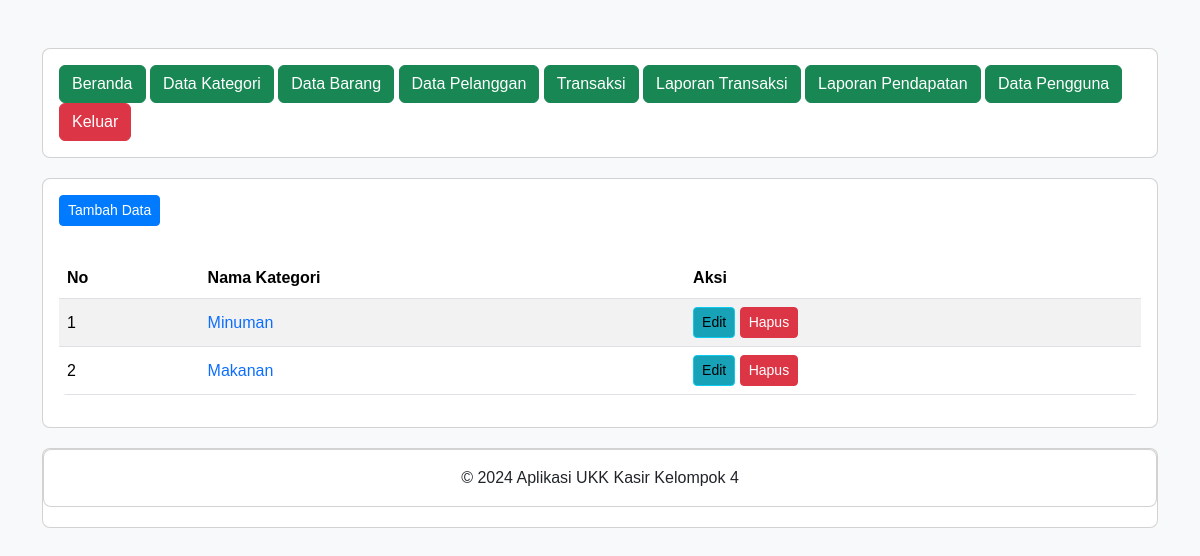
The page /view/data_kategori.php (signed in) on the database its author committed.
### tables this page shows
CREATE TABLE `kategori_produk` (
  `id_kategori` int(11) NOT NULL,
  `nama_kategori` varchar(255) NOT NULL
);

### logic/functions.php (called while the page is built, shortened)
<?php
function ambilDataCategory($mysqli)
{
    $query = "SELECT * FROM kategori_produk ORDER BY id_kategori DESC";
    $result = $mysqli->query($query);
    return $result;
}

### view/data_kategori.php (the view, shortened to what this page needs)
<?php
include "header.php";
include "navbar.php";
include '../koneksi.php';
include "../logic/functions.php";
try {
    $data = ambilDataCategory($mysqli);
} catch (Exception $e) {
    echo "Error: " . $e->getMessage();
    exit();
}
?>
<div class="card mt-2">
    <div class="card-body">
        <button type="button" class="btn btn-primary btn-sm" data-bs-toggle="modal" data-bs-target="#tambah-data">
            Tambah Data
        </button>
    </div>
    <div class="card-body">
        <table class="table table-striped">
            <thead>
                <tr>
                    <th>No</th>
                    <th>Nama Kategori</th>
                    <th>Aksi</th>
                </tr>
            </thead>
            <tbody>
                <?php
                $no = 1;
                while ($d = mysqli_fetch_array($data)) {
                ?>
                    <tr>
                        <td><?= $no++; ?></td>
                        <td>
                            <a href="produk_per_kategori.php?id_kategori=<?= $d['id_kategori']; ?>" class="text-decoration-none">
                                <?= ucwords($d['nama_kategori']); ?>
                            </a>
                        </td>
                        <td>
                            <button type="button" class="btn btn-info btn-sm" data-bs-toggle="modal" data-bs-target="#edit-data<?= $d['id_kategori']; ?>">Edit </button>
                            <button type="button" class="btn btn-danger btn-sm" data-bs-toggle="modal" data-bs-target="#hapus-data<?= $d['id_kategori']; ?>">Hapus</button>
                        </td>
                    </tr>
                <?php } ?>
            </tbody>
        </table>
    </div>
</div>
<?php
include "footer.php";
?>

### view/data_kategori.php (style rules this page uses)
body { background-color: #f8f9fa; font-family: Arial, sans-serif; }
.card { border-radius: 0.5rem; transition: transform 0.3s; margin-bottom: 20px; }
.table { background-color: white; border-radius: 0.5rem; overflow: hidden; }
.table th, .table td { vertical-align: middle; }
.btn-primary { background-color: #007bff; border-color: #007bff; }
.btn-info { background-color: #17a2b8; }
.btn-danger { background-color: #dc3545; }

### rows shown on the page
kategori_produk: nama_kategori "Minuman"
kategori_produk: nama_kategori "Makanan"
